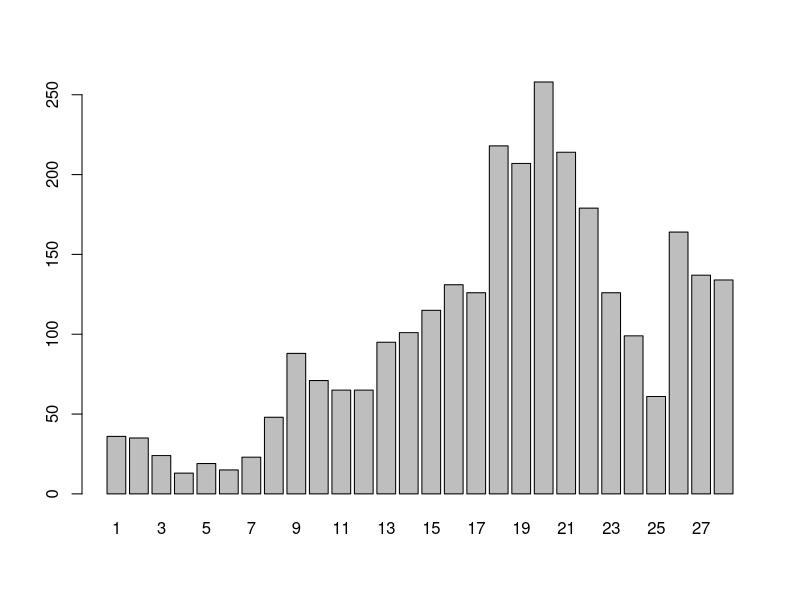
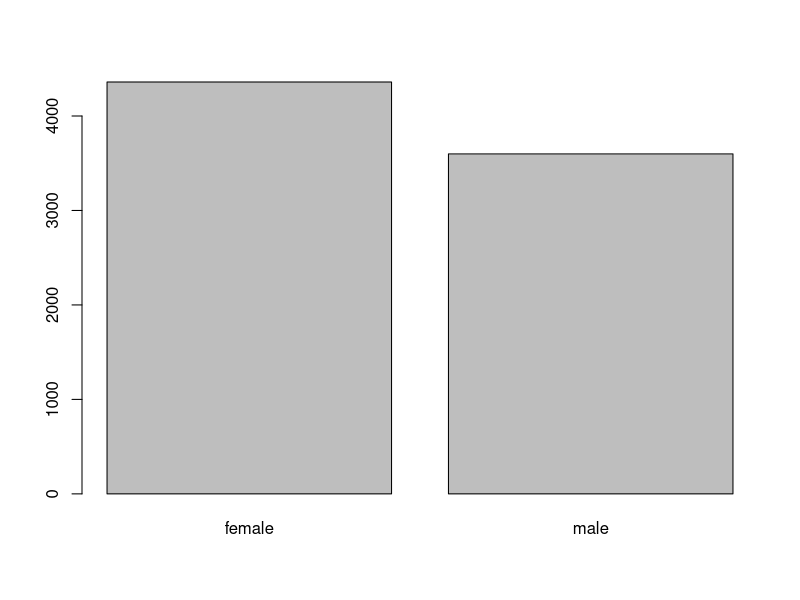
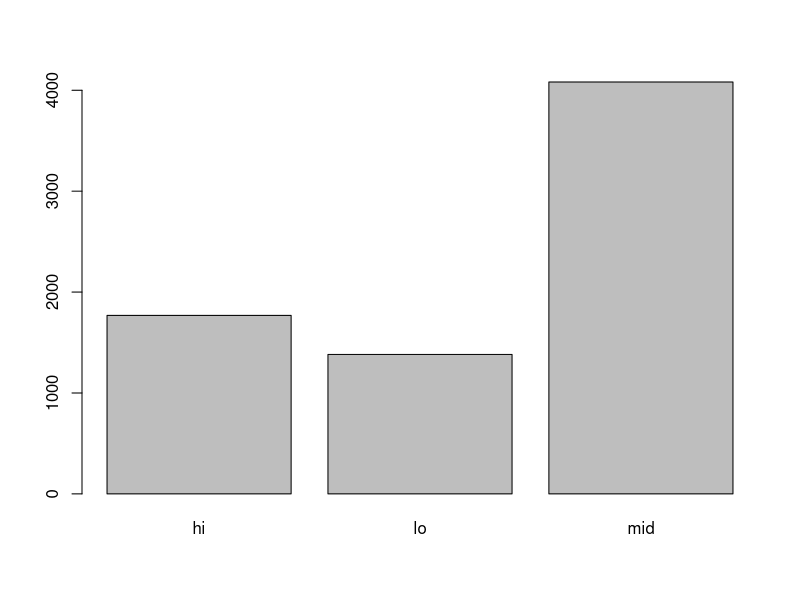
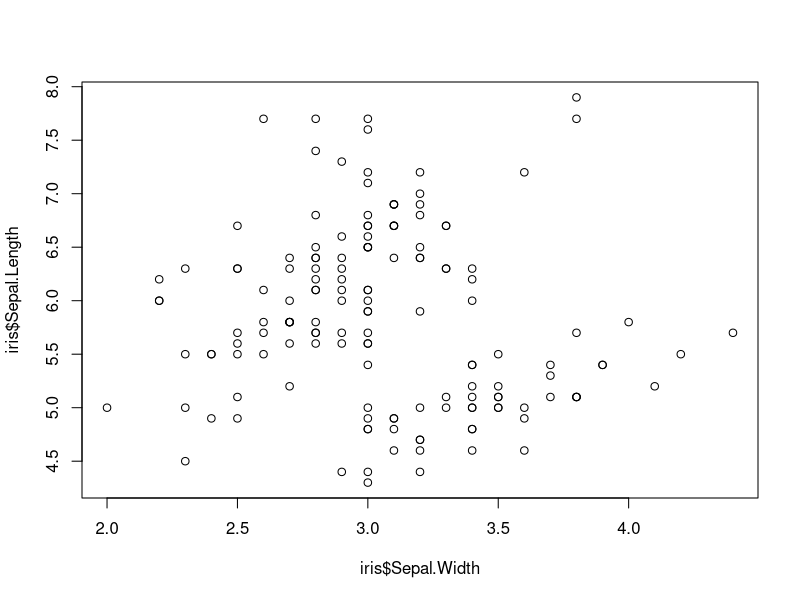
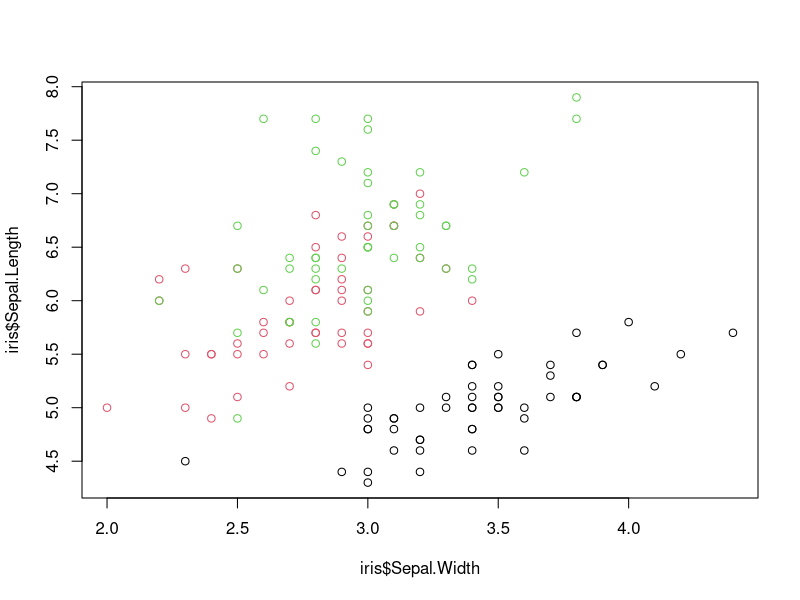
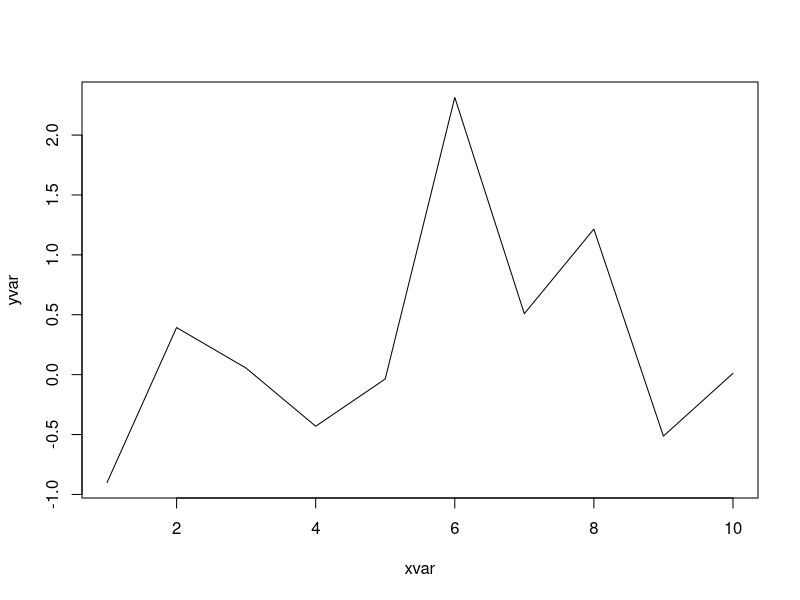
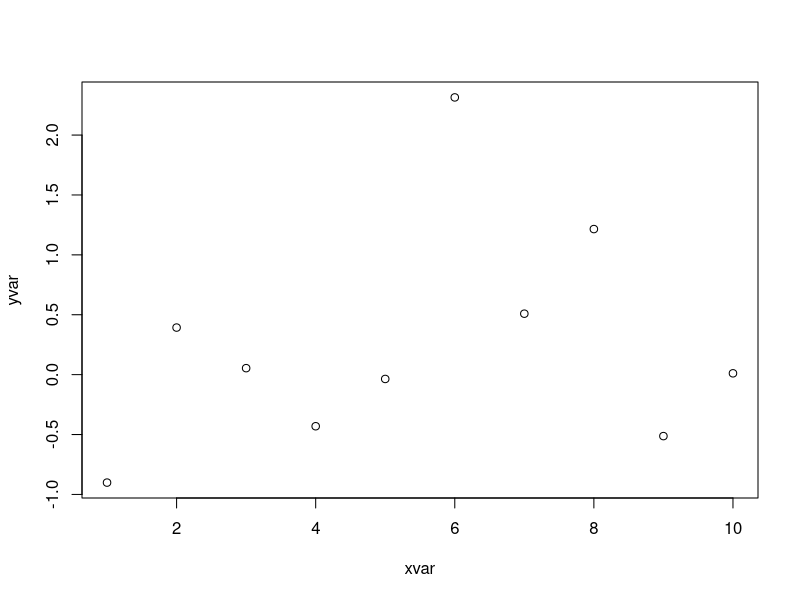
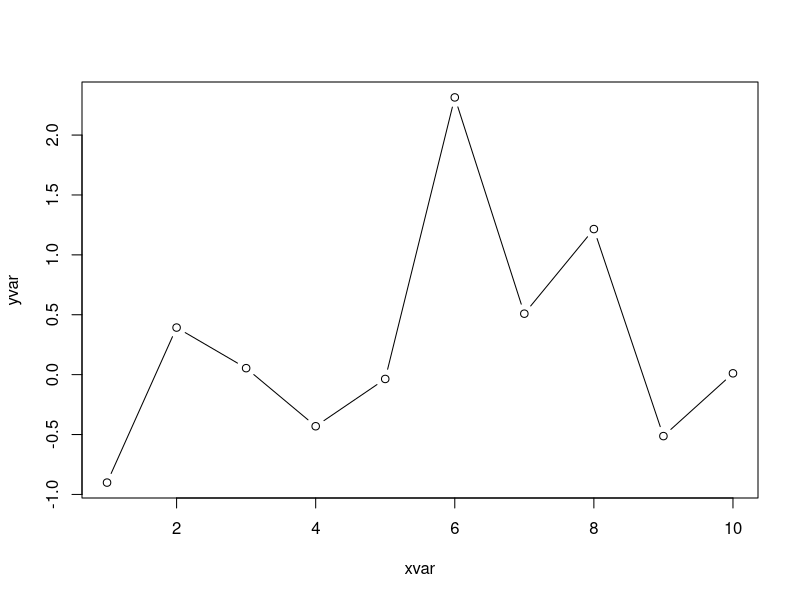

The R source for these figures, in order:
### load dependencies #########################################################
# === === === === === === === === === === === === === === === === === === 
library("reshape2")
library("dplyr")
library("ggplot2")

# **note**: use shortcut ctrl+shift+k to make a document with output from this
#           (cmd+shift+k on mac)


# **note**: 
#   when making plots, if you get the following error:
#   
#                 Error in plot.new() : figure margins too large
#                 
#   then zoom out in R Studio and give the plot window some more room
#   (it's not an *actual* error -- just an error for displaying a plot)


#'

### read data and check missings ##############################################
# === === === === === === === === === === === === === === === === === === 

# read in the data and do some initial inspection
dat <- read.csv("datasets/gss_2016_test.csv") 

# check for na's (none, yay!...but are there *really* none?!)
colSums(is.na(dat))

str(dat)
head(dat, n=5)


#'


### basic cleanup and recoding ################################################
# === === === === === === === === === === === === === === === === === === 

# now check + clean up + transform columns as necessary

# `id` is an identifier, not a number
dat$id <- paste0("resp", dat$id)

# `form` has just two levels
table(dat$form)

# so we can recode it with `ifelse()`
dat$form <- ifelse(dat$form==1, "standard", "alternate_y")

# `sex` has just two levels
table(dat$sex)

# so we can recode it with `ifelse()`
dat$sex <- ifelse(dat$sex==1, "male", "female")

# income has lots of different values
# ALSO BTW YAY FIRST PLOT! 
barplot(table(dat$INCOME16))

# so we'll have to recode it in a more mechanical fashion...


# one option:
# recode income to `hi` or `mid` or `lo`, according to external values
# from the codebook files
lo  <- 1:12; mid <- 13:21; hi  <- 22:26
dat$income_cat <- ifelse(
  dat$INCOME16 %in% lo, "lo", ifelse(
    dat$INCOME16 %in% mid, "mid", ifelse(
      dat$INCOME16 %in% hi, "hi", NA
    )
  )
); rm(lo); rm(mid); rm(hi)


# another option:
# read in external vals as a table, and just sub in values for numeric codes
income <- read.csv(
  "datasets/lookup_income.csv", header=FALSE, col.names=c("num","val"), 
  stringsAsFactors=FALSE
)
# make a vector with values equal to income$val, and names income$num
income_lkup        <- as.vector(income$val)
names(income_lkup) <- income$num

# recode the income column by matching vals w the lookup table names
dat$income_range <- income_lkup[match(dat$INCOME16, names(income_lkup))]

# remove the original income col
dat$INCOME16 <- NULL


#'


### a slightly more complicated case ##########################################
# === === === === === === === === === === === === === === === === === === 

# let's check out the race cols
table(dat$racecen1, useNA="always")
table(dat$racecen2, useNA="always")

# kinda messy...let's just extract the census's notion of "ethnicity"
# (i.e. hispanic or non-hispanic)

# first read in our associative array of keys and values
race <- read.csv(
  "datasets/lookup_race.csv", header=FALSE, col.names=c("num","val"),
  stringsAsFactors=FALSE
)
# same type of procedure as for income above
race_lkup        <- as.vector(race$val)
names(race_lkup) <- race$num

# set 0, 98, and 99 to NA
dat$racecen1 <- ifelse(dat$racecen1 %in% c(0,98,99), NA, dat$racecen1)
dat$racecen2 <- ifelse(dat$racecen2 %in% c(0,98,99), NA, dat$racecen2)

# then recode the other values
dat$racecen1 <- race_lkup[match(dat$racecen1, names(race_lkup))]
dat$racecen2 <- race_lkup[match(dat$racecen2, names(race_lkup))]

# now define `hisp` to be "hispanic" if racecen1=="Hispanic" and non otherwise
dat$hisp <- ifelse(
  dat$racecen1=="Hispanic", "hispanic", "nonhispanic"
)
# make sure that the ppl who said "Hispanic" in racecen2 are coded as such
dat$hisp[dat$racecen2=="Hispanic"] <- "hispanic"

# now we can safely eliminate the `racecen1/2` columns
# (note semicolons end a line -- just compact notation)
dat$racecen1 <- NULL; dat$racecen2 <- NULL


#'


### reorganize columns as desired, toss unused ones ###########################
# === === === === === === === === === === === === === === === === === === 

# now we have everything except the outcome vars
# reorganize the df the way we want it
dem_cols  <- c("id", "year", "form", "sex", "age", "income_cat", "hisp")
item_cols <- names(dat)[startsWith(names(dat), "nat")]
# then cut the data to just those columns, in the order we specified them
dat <- dat[, c(dem_cols, item_cols)]


#'


### deriving the outcome variable with `reshape2::melt()` #####################
# === === === === === === === === === === === === === === === === === === 

# NATFARE/NATFAREY/NATCITY/NATCITYY/NATRACE/NATRACEY
#    9        "No answer"
#    8        "Don't know"
#    3        "Too much"
#    2        "About right"
#    1        "Too little"
#    0        "Not applicable"

# see the week3 notes for info on "melting" data frames
dat <- melt(dat, id.vars=dem_cols)

dat$variable <- as.character(dat$variable)

# rename the new columns
names(dat)[names(dat)=="variable"] <- "item"
names(dat)[names(dat)=="value"]    <- "response"

# let's check out what we have now:
head(dat, n=10)

# toss all the rows w/o real answers
dat <- dat[!dat$response %in% c(9, 8, 0), ]

# make a lookup table for the responses
val_lkup <- c(`1`="too little", `2`="about right", `3`="too much")

# recode responses as character
dat$response <- as.character(val_lkup[match(dat$response, names(val_lkup))])

# look at a table
table(dat$response, useNA="ifany")
table(dat$item, useNA="ifany")

# for now we'll just toss all y's to make life easier
dat$item <- gsub("y", "", dat$item)

# confirm that we have just three vals now
table(dat$item, useNA="ifany")


#'


### summarizing the data ######################################################
# === === === === === === === === === === === === === === === === === === 

# many ways to summarize data by groups!

# frequency tables
table(dat$sex, dat$response)
table(dat$income_cat, dat$response)

# tables can have arbitrary dimensions, but even three is tough to parse...
# table(dat$sex, dat$income_cat, dat$response)

# cross-tabulate 
xtabs( ~ sex + income_cat, data=dat)
xtabs( ~ response + sex + income_cat, data=dat)

# marginal proportions
# **exercise** try setting margin=2
prop.table(xtabs( ~ response + income_cat, data=dat), margin=1)
prop.table(table(dat$response, dat$income_cat), margin=1)

# dplyr::summarize()/group_by() is my drug of choice:
# (see week2 notes appendix for background on the %>% pipe operator)
dat %>% group_by(sex, income_cat) %>% summarize(
  num_obs         = length(response),
  num_toolittle   = sum(response=="too little", na.rm=TRUE),
  prop_toolittle  = num_toolittle / num_obs,
  num_aboutright  = sum(response=="about right", na.rm=TRUE),
  prop_aboutright = num_aboutright / num_obs,
  num_toomuch     = sum(response=="too much", na.rm=TRUE),
  prop_toomuch    = num_toomuch / num_obs
  # the `mutate_if()` is just to make it display nicer
) %>% mutate_if(is.numeric, round, digits=3) %>% data.frame()

dat %>% group_by(item, form) %>% summarize(
  num_obs         = length(response),
  num_toolittle   = sum(response=="too little", na.rm=TRUE),
  prop_toolittle  = num_toolittle / num_obs,
  num_aboutright  = sum(response=="about right", na.rm=TRUE),
  prop_aboutright = num_aboutright / num_obs,
  num_toomuch     = sum(response=="too much", na.rm=TRUE),
  prop_toomuch    = num_toomuch / num_obs
) %>% mutate_if(is.numeric, round, digits=3) %>% data.frame()


# can use formula interface with `aggregate()`
aggregate(age ~ sex + income_cat, FUN="mean", data=dat)
aggregate(age ~ sex + income_cat, FUN="sd", data=dat)
# can specify a custom function in the FUN argument too
aggregate(age ~ sex + income_cat, FUN=function(x) round(mean(x)), data=dat)

# write a custom function for aggregating
custom_summary <- function(x){
  c(mean=round(mean(x)), sd=round(sd(x)), min=min(x), max=max(x))
}
# then supply the function as an argument to `aggregate()`
aggregate(age ~ sex + income_cat, FUN=custom_summary, data=dat)


#'


### plotting with base functions ##############################################
# === === === === === === === === === === === === === === === === === === 

# barplots made from a table
barplot(table(dat$sex))
barplot(table(dat$income_cat))

# basic scatterplot
plot(iris$Sepal.Width, iris$Sepal.Length)
# scatterplot with color coding
plot(iris$Sepal.Width, iris$Sepal.Length, col=iris$Species)

# line plot (nice for time-series data)
xvar <- 1:10
yvar <- rnorm(xvar)
plot(xvar, yvar, type="l")

# can specify plot type with type=
# scatter
plot(xvar, yvar, type="p")
# both line and points
plot(xvar, yvar, type="b")
# other options are "c", "o", "S"/"s", "h", "n"

# histograms for numeric univariate distributions
# this is probably the base plotting function i use the most
hist(dat$age)

#'


### plotting with `ggplot2::` #################################################
# === === === === === === === === === === === === === === === === === === 

# make a couple of summaries to plot directly
# this performs several steps very compactly -- try doing the same with base
# (here we're saving the summary object to `pdat` as a data frame)
pdat <- dat %>% group_by(sex, income_cat, item, form) %>% 
  summarize(
    num_obs         = length(response),
    mean_age        = mean(age, na.rm=TRUE),
    prop_toolittle  = sum(response=="too little", na.rm=TRUE) / num_obs,
    prop_aboutright = sum(response=="about right", na.rm=TRUE) / num_obs,
    prop_toomuch    = sum(response=="too much", na.rm=TRUE) / num_obs
  ) %>% 
  mutate_if(is.numeric, round, digits=3) %>% 
  melt(measure.vars=c("prop_toolittle","prop_aboutright","prop_toomuch")) %>% 
  data.frame()

# make sure income is ordered how we want it (the others dont matter)
pdat$income_cat <- factor(pdat$income_cat, levels=c("lo","mid","hi"))


# the best way to learn ggplot is by example, so here we go.
# some of the plots below are more useful than others, but they're all 
# valid examples of stuff you might have/want to do eventually.

## scatterplots

# regular
ggplot(pdat, aes(x=mean_age, y=value)) +
  geom_point()

# color-coded
ggplot(pdat, aes(x=mean_age, y=value, color=variable)) +
  geom_point()

ggplot(pdat, aes(x=mean_age, y=value, color=income_cat)) +
  geom_point()

# size-coded
ggplot(pdat, aes(x=mean_age, y=value, size=num_obs)) + 
  geom_point()

# size- and color-coded
ggplot(pdat, aes(x=mean_age, y=value, size=num_obs, color=income_cat)) + 
  geom_point()


# now let's look at how the responses are distributed for individual items:


# first group the data by item and get proportions for each response
boosh <- dat %>% group_by(item) %>% summarize(
  prop_toolittle  = sum(response=="too little", na.rm=TRUE) / n(),
  prop_aboutright = sum(response=="about right", na.rm=TRUE) / n(),
  prop_toomuch = sum(response=="too much", na.rm=TRUE) / n()
) %>% melt(id.vars="item")

## barplots

# now make some more useful plots
ggplot(boosh, aes(x=item, y=value, fill=variable)) + 
  geom_bar(stat="identity")

ggplot(boosh, aes(x=item, y=value, fill=variable)) +
  geom_bar(stat="identity", position="dodge") 

ggplot(boosh, aes(x="", y=value, fill=variable)) +
  geom_bar(stat="identity", position="dodge") +
  facet_wrap(~item)


# now let's see if `form` looks like it has an effect on responses!

# first group the data by item and get proportions for each response
(boosh <- dat %>% group_by(item, form) %>% summarize(
  # note that inside of summarize(), n() gives the number of rows in the group
  prop_toolittle  = sum(response=="too little", na.rm=TRUE)  / n(),
  prop_aboutright = sum(response=="about right", na.rm=TRUE) / n(),
  prop_toomuch    = sum(response=="too much", na.rm=TRUE)    / n()
) %>% melt(id.vars=c("item","form")) %>% data.frame())


# we can plot in different ways to get different perspectives on the data
# (*warning*: not all perspectives are equally useful!)
ggplot(boosh, aes(x=variable, y=value, fill=form)) + 
  geom_bar(stat="identity", position="dodge") +
  facet_wrap(~item) 

ggplot(boosh, aes(x=item, y=value, fill=form)) + 
  geom_bar(stat="identity", position="dodge") +
  facet_wrap(~variable) 

ggplot(boosh, aes(x=variable, y=value)) +
  geom_bar(stat="identity", position="dodge") +
  facet_grid(item ~ form) 

ggplot(boosh, aes(x=variable, y=value, fill=variable)) +
  geom_bar(stat="identity", position="dodge") +
  facet_grid(item~form) 


#'


### styling and saving plot objects ###########################################
# === === === === === === === === === === === === === === === === === === 

# let's start with a barplot, and then customize it step-by-step
plob <- ggplot(boosh, aes(x=form, y=value, fill=variable)) +
  geom_bar(stat="identity") +
  facet_wrap( ~ item)

# display the starting point
plob

# set a global "theme" (also try "minimal", "classic", "538", etc.)
theme_set(theme_bw())

# control the color coding, and show new theme
plob + 
  scale_fill_manual(values=c("lightgray","darkgray","black"))


# move the legend position
plob + 
  scale_fill_manual(values=c("lightgray","darkgray","black")) +
  theme(legend.position="top")

# label the axes and plot + make a title
plob + 
  scale_fill_manual(values=c("lightgray","darkgray","black")) +
  theme(legend.position="top") +
  labs(x="wording type", y="proportion of responses", 
       title="responses by wording type, for three GSS items",
       subtitle="survey data from 2016",
       caption="source: NORC at the University of Chicago (thx Ben!)")

# axis limits and axis ticks
plob + 
  scale_fill_manual(values=c("lightgray","darkgray","black")) +
  theme(legend.position="top") +
  labs(x="wording type", y="percentage of responses", 
       title="responses by wording type, for three GSS items",
       subtitle="survey data from 2016",
       caption="source: NORC at the University of Chicago (thx Ben!)") +
  scale_y_continuous(
    limits=c(0, 1), breaks=seq(0, 1, .2), labels=paste0(seq(0, 100, 20), "%")
  ) 

# do a buncha other stuff and save the result to `plob` before saving
# (note same content but different indentation conventions -- a matter of taste)
(saveplob <- plob +
    # specify scale details with `scale_*_*()` layers
    scale_fill_manual(values=c("lightgray","darkgray","black")) +
    scale_y_continuous(limits=c(0, 1), 
                       breaks=seq(0, 1, .2), 
                       labels=paste0(seq(0, 100, 20), "%")) +
    # say how various things should be displayed with `theme()`
    theme(legend.position="top", 
          plot.caption=element_text(hjust=0, color="orange", face="italic")) +
    # specify the content of various "labels" (stuff that gets displayed)
    labs(x="wording type", 
         y="percentage of responses", 
         title="responses by wording type, for three GSS items",
         subtitle="survey data from 2016",
         caption="source: NORC at the University of Chicago (thx Ben!)"))

# save as 9x6 landscape pdf
ggsave(filename="output/plob.pdf", plot=saveplob, width=9, height=6, units="in")


